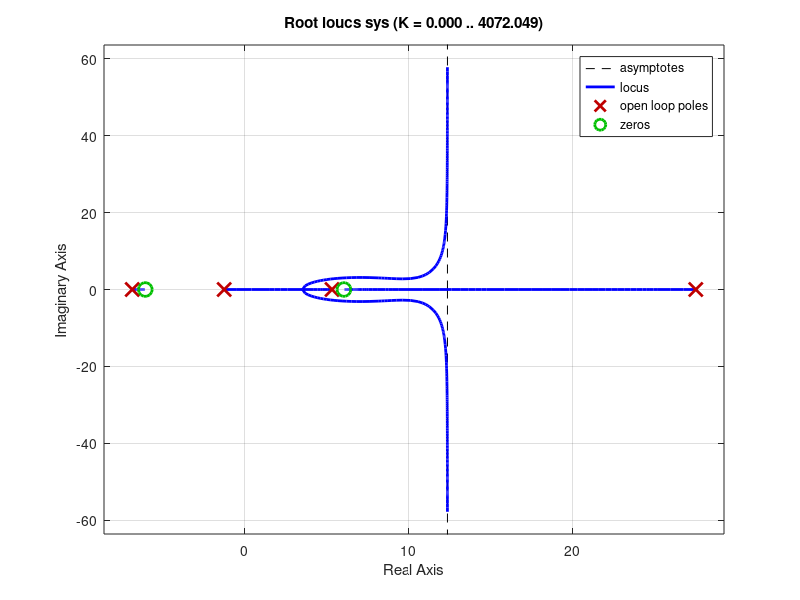

Write MATLAB code to recreate this figure. (Note: this script raises an error after producing the figure.)
Kt=0.0293;
Ke=0.0355;
Jm=2.9e-5;
Jgear=0.153e-4;
Ja=10.3e-3;
Js=1.95e-3;
Lm=1.56e-4;
Rm=1.02;
Bm=1.59e-4;
Bgear=1.11e-3;
N=0.3;
la=0.33;
Ls=0.4;
Ms=0.334;
Ma=0.288;
Bas=0;%1e-3;
g=9.8;

%%Transfer Function Creation
s=tf('s');

%% Controller
Controller=(1+s)*(6.06217782649108-s)*(6.06217782649107+s)/(6.06217782649107-s)*(6.06217782649107+s)%/(15+s);

%% ThetaA/U parameters

A=(Jm-Jgear)/N^3+Ls*Ms*la/2+Ja;

B=((Kt*Ke)/Rm-Bgear)/N^3-(Ms*g*la*3)/4;

C=(3*g)/(2*Ls)*((Jgear-Jm)/N^3-la*Ma/2)-7/4*Ms*g*la;

D=3*g/(2*Ls)*(Bgear/N^3-Kt*Ke/(Rm*N^3)+3/4*g*Ms*la);

E=3*g*la/(2*Ls)*(Ma/2+g*Ms);

Fua=(1/Rm*Kt*(s^2-3/2*g/Ls))/(A*s^4+B*s^3+C*s^2+D*s+E)

%% ThetaS/ThetaA

Fsa=(3*la*s^2/(2*Ls)+3*Bas*s/(Ms*Ls^2))/(s^2+3*Bas*s/(Ms*Ls^2)-3*g/(2*Ls))

sys=Fua

figure (1)
rlocus(sys);

cont=Controller*sys
figure (2)
rlocus(cont)
